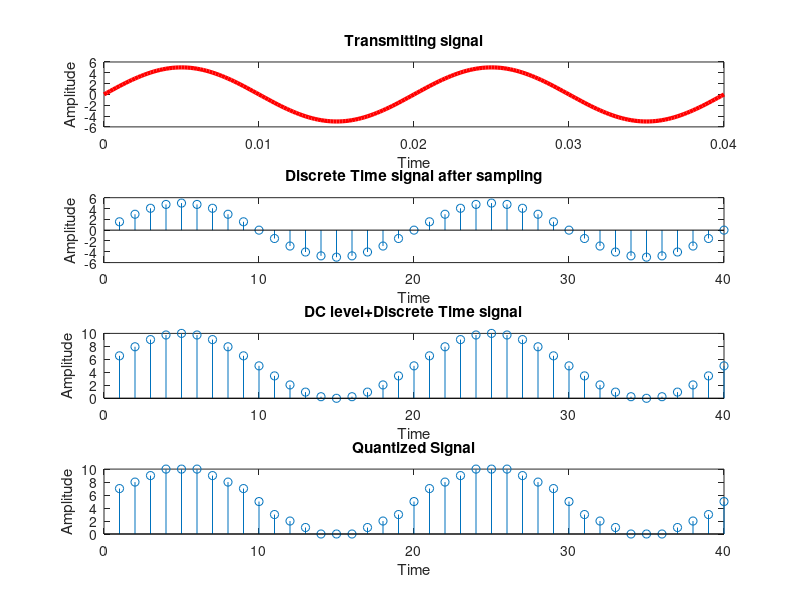

Write the MATLAB code that produced this figure.
clc;
close all;
A=input('Enter Amplitude of transmitting signal: ');
f=50;
T=1/f;
t=0:T/100:2*T;
y=A*sin(2*pi*f*t);
subplot(4,1,1);
plot(t,y,'r','Linewidth',3);
title('Transmitting signal');
xlabel('Time');
ylabel('Amplitude');

n=1:1:40;
y1=A*sin(2*pi*f*(.001)*n);
subplot(4,1,2);
stem(n,y1);
title('Discrete Time signal after sampling');
xlabel('Time');
ylabel('Amplitude');

y2=A+y1;
subplot(4,1,3);
stem(n,y2);
title('DC level+Discrete Time signal');
xlabel('Time');
ylabel('Amplitude');

y3=round(y2);
subplot(4,1,4);
stem(n,y3);
title('Quantized Signal');
xlabel('Time');
ylabel('Amplitude');

y4=dec2bin(y3);
disp('Binary Information: ')
disp(y4);